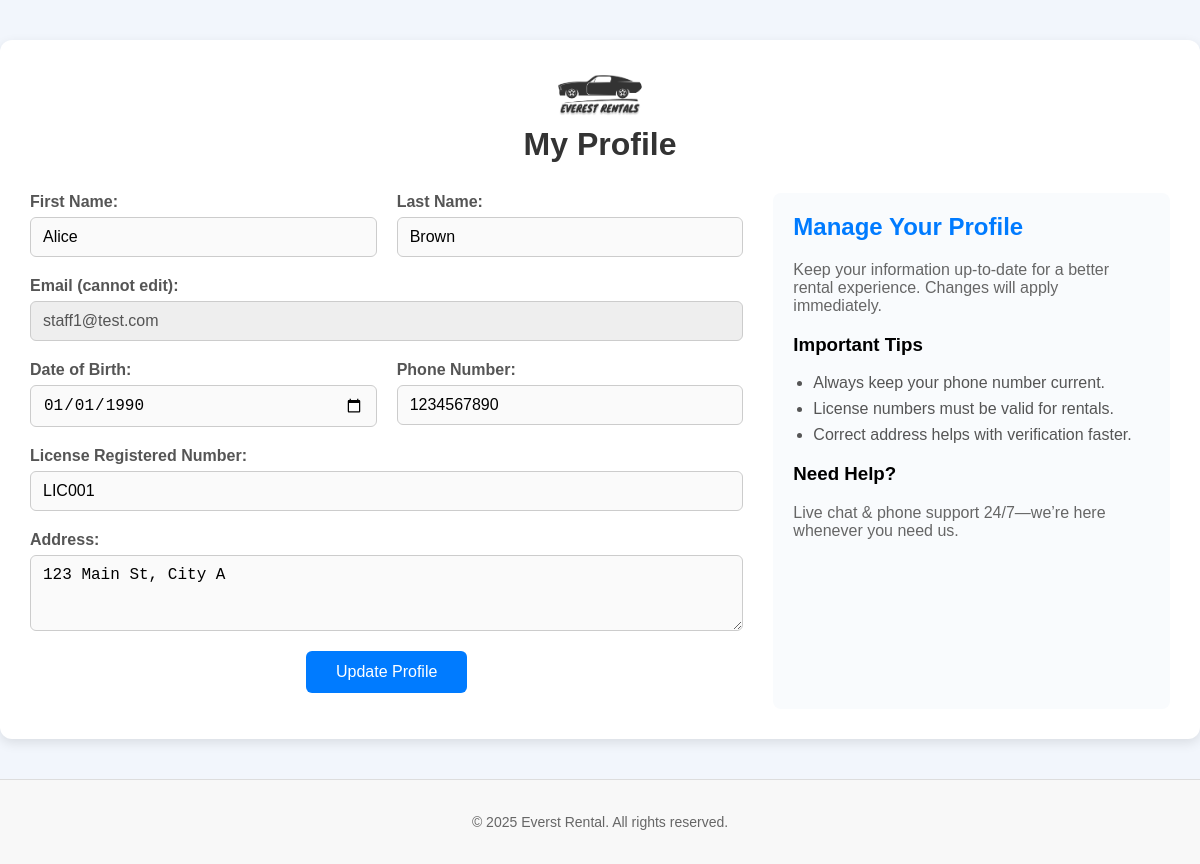
The page /php/profile.php (signed in) on the database its author committed.
### tables this page shows
CREATE TABLE users (
    id INT(11) NOT NULL AUTO_INCREMENT,
    first_name VARCHAR(50) NOT NULL,
    last_name VARCHAR(50) NOT NULL,
    email VARCHAR(100) NOT NULL UNIQUE,
    password VARCHAR(255) NOT NULL,
    dob DATE NOT NULL,
    phone VARCHAR(20) NOT NULL,
    license_number VARCHAR(50) NOT NULL,
    address TEXT NOT NULL,
    role ENUM('staff','customer','mechanic') DEFAULT 'customer',
    joinAt DATETIME DEFAULT CURRENT_TIMESTAMP,
    PRIMARY KEY (id)
);

### php/profile.php (the view, shortened to what this page needs)
<?php
include 'db_connect.php';
$user_id = $_SESSION['user_id'];
$sql = "SELECT first_name, last_name, email, dob, phone, license_number, address FROM users WHERE id = ?";
$stmt = $conn->prepare($sql);
$stmt->bind_param('i', $user_id);
$stmt->execute();
$result = $stmt->get_result();
$user = $result->fetch_assoc();
?>
<main>
<div class="profile-container">
    <div class="profile-header">
        <div class="logo">
            <img src="../images/logo.png" alt="Logo" width="100">
        </div>
        <h1>My Profile</h1>
    </div>
    <div class="profile-content">
        <div class="profile-form">
            <?php if ($user): ?>
            <form action="" method="POST">
                <div class="form-row">
                    <div class="form-group">
                        <label for="first_name">First Name:</label>
                        <input type="text" name="first_name" id="first_name" value="<?php echo htmlspecialchars($user['first_name']); ?>" required>
                    </div>
                    <div class="form-group">
                        <label for="last_name">Last Name:</label>
                        <input type="text" name="last_name" id="last_name" value="<?php echo htmlspecialchars($user['last_name']); ?>" required>
                    </div>
                </div>
                <div class="form-group">
                    <label for="email">Email (cannot edit):</label>
                    <input type="email" id="email" value="<?php echo htmlspecialchars($user['email']); ?>" disabled>
                </div>
                <div class="form-row">
                    <div class="form-group">
                        <label for="dob">Date of Birth:</label>
                        <input type="date" name="dob" id="dob" value="<?php echo htmlspecialchars($user['dob']); ?>" required>
                    </div>
                    <div class="form-group">
                        <label for="phone">Phone Number:</label>
                        <input type="tel" name="phone" id="phone" value="<?php echo htmlspecialchars($user['phone']); ?>" required>
                    </div>
                </div>
                <div class="form-group">
                    <label for="license_number">License Registered Number:</label>
                    <input type="text" name="license_number" id="license_number" value="<?php echo htmlspecialchars($user['license_number']); ?>" required>
                </div>
                <div class="form-group">
                    <label for="address">Address:</label>
                    <textarea name="address" id="address" rows="3" required><?php echo htmlspecialchars($user['address']); ?></textarea>
                </div>
                <div class="form-actions">
                    <button type="submit" name="update_profile" class="btn-primary">Update Profile</button>
                </div>
            </form>
            <?php endif; ?>
        </div>
        <div class="profile-info">
            <h2>Manage Your Profile</h2>
            <p>Keep your information up-to-date for a better rental experience. Changes will apply immediately.</p>
            <h3>Important Tips</h3>
            <ul>
                <li>Always keep your phone number current.</li>
                <li>License numbers must be valid for rentals.</li>
                <li>Correct address helps with verification faster.</li>
            </ul>
            <h3>Need Help?</h3>
            <p>Live chat & phone support 24/7—we’re here whenever you need us.</p>
        </div>
    </div>
</div>
</main>
<?php include 'footer.php'; ?>

### php/profile.php (style rules this page uses)
.profile-container { max-width: 1200px; margin: 40px auto; background: #ffffff; box-shadow: 0px 4px 12px rgba(0,0,0,0.1); border-radius: 12px; overflow: hidden; padding: 30px; }
.profile-header { text-align: center; margin-bottom: 30px; }
.profile-header img { margin-bottom: 10px; }
.profile-header h1 { font-size: 32px; color: #333; margin-top: 0; }
.profile-content { display: flex; flex-wrap: wrap; gap: 30px; }
.profile-form { flex: 2; }
.profile-info { flex: 1; background: #f9fbfd; padding: 20px; border-radius: 8px; }
.profile-info h2 { margin-top: 0; color: #007BFF; font-size: 24px; }
.profile-info ul { padding-left: 20px; }
.profile-info li { margin-bottom: 8px; color: #555; }
.profile-info p { color: #666; }
.form-group { margin-bottom: 20px; }
.form-row { display: flex; gap: 20px; }
.form-row .form-group { flex: 1; }
label { display: block; margin-bottom: 6px; color: #555; font-weight: 600; }
input[type="text"], input[type="email"], input[type="tel"], input[type="date"], textarea { width: 100%; padding: 10px 12px; border: 1px solid #ccc; border-radius: 6px; background: #fafafa; font-size: 16px; }
textarea { resize: vertical; }
input[disabled] { background-color: #eee; }
.form-actions { text-align: center; margin-top: 20px; }
.btn-primary { background-color: #007BFF; color: white; padding: 12px 30px; border: none; border-radius: 6px; font-size: 16px; cursor: pointer; transition: ease-in 0.3s; }

### php/footer.php (style rules this page uses)
main { flex: 1; }

### rows shown on the page
users: first_name "Alice", last_name "Brown", email "staff1@test.com", dob "01/01/1990", phone "1234567890", license_number "LIC001", address "123 Main St, City A"
